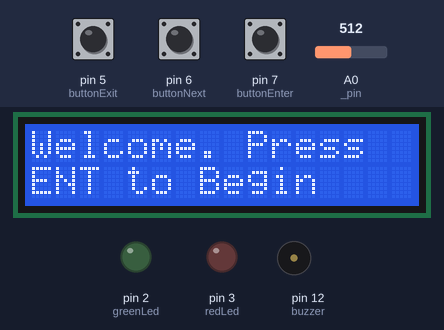
Bench run of a sketch on a simulated Arduino Uno, built with avr-gcc and run on an emulated ATmega328P. Parts: 16×2 character LCD, output pins drawn as LEDs (lit = HIGH), buzzer (waves = sounding, pin HIGH). The inputs (shaded band) are chosen by the test bench; at power-on: pin 7 (buttonEnter) HIGH, pin 5 (buttonExit) HIGH, pin 6 (buttonNext) HIGH, A0 (_pin) = 512. What the sketch prints to the serial monitor is not drawn.

Above: at 1.3 s.
1.4 s: pin 7 (buttonEnter) pulled LOW for 0.15 s
At 2.1 s:
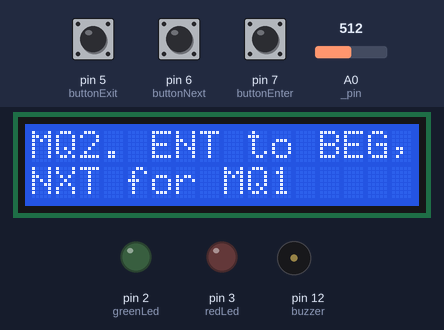
3.0 s: pin 7 (buttonEnter) pulled LOW for 1 s
At 4.5 s:
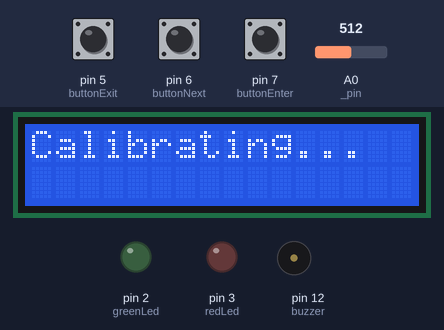
At 20.7 s:
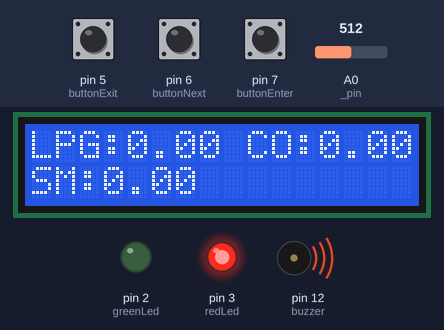
Timing chart, 0 to 21.0 s (numbered marks = the images above; inputs shaded):
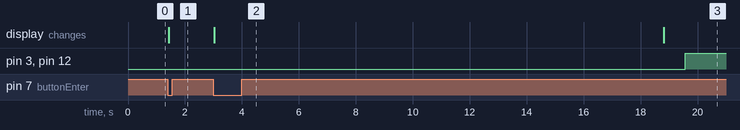

Measured:
- after the input at 1.4 s, the display: changes at once (image 1)
- after the input at 3.0 s, pin 3 (redLed), pin 12 (buzzer): LOW → HIGH after 16.6 s; the display: changes at once (image 2)

The sketch:

GasDetect_Arduino.ino
```cpp
#include <LiquidCrystal_I2C.h>

// initialize lcd screen with 0x27 starting address, number of columns, and number of rows
LiquidCrystal_I2C lcd(0x27, 16, 2);

int RL_VALUE = 5;     //define the load resistance on the board, in kilo ohms
int RO_CLEAN_AIR_FACTOR = 9.83;
int CALIBRATION_SAMPLE_TIMES = 30;
int CALIBRATION_SAMPLE_INTERVAL = 500;
int READ_SAMPLE_INTERVAL = 50;
int READ_SAMPLE_TIMES = 5;

// initiate gas data curves (x, y, and slope) based off of datasheet chart
float LPGCurve[3]  =  {2.3, 0.21, -0.47};
float COCurve[3]  =  {2.3, 0.72, -0.34};
float SmokeCurve[3] = {2.3, 0.53, -0.44};
float Ro = 10;

// initialize gas values in values array
int GAS_LPG = 0;
int GAS_CO = 1;
int GAS_SMOKE = 2;

// initialize values for lpg, co, and smoke
float lpg = 0;
float co = 0;
float smoke = 0;

// initialize methods for reading values
float MQ2Read();
float MQGetGasPercentage(float rs_ro_ratio, int gas_id);
int MQGetPercentage(float rs_ro_ratio, float *pcurve);
float MQCalibration(int);
float MQResistanceCalculation(int raw_adc);

// last reading time
int lastReadTime = 0;

// assign LEDs and buzzer to pins on the UNO
int greenLed = 2;
int redLed = 3;
int buzzer = 12;

// assign buttons to pins on the UNO and set button states
int buttonExit = 5;
int buttonNext = 6;
int buttonEnter = 7;
int buttonStateExit = 0;
int buttonStateNext = 0;
int buttonStateEnter = 0;

// assign analog pin for sensor
int analogInput = A0;
int _pin = analogInput;

//float lpg, co, smoke;
float lpg_ppm, co_ppm, smoke_ppm;

// establish lpg/co/smoke threshold for testing
float lpgThresh = 2000;
float coThresh = 100;
float smokeThresh = 200;

// initialize serial comms and pins
void setup() {
  Serial.begin(9600);
  pinMode(redLed, OUTPUT);
  pinMode(greenLed, OUTPUT);
  pinMode(buzzer, OUTPUT);
  pinMode(buttonExit, INPUT_PULLUP);
  pinMode(buttonNext, INPUT_PULLUP);
  pinMode(buttonEnter, INPUT_PULLUP);

  initDisplay();
}

void initDisplay()
{
  // set up the LCD display and display welcome message
  lcd.init(); // initialize the LCD
  lcd.backlight(); // turn on the backlight
  lcd.clear(); // clear the LCD
  lcd.setCursor(0, 0);
  lcd.print("Welcome. Press");
  lcd.setCursor(0, 1);
  lcd.print("ENT to Begin");

  // display welcome message for testing
  Serial.println("Select Gas Module to run using the button and LCD screen");
  Serial.print("Button Layout:");
  Serial.println(" Exit | Next Item | Enter");
}

// run loop to run program
void loop() {
  // read button values
  readButtons();

  // if enter button is pressed, then continue to base menu (MQ2)
  if (buttonStateEnter == LOW)
  {
    lcd.clear();

    // display menu
    display_MQ2Menu();
  }
}

void display_MQ2Menu()
{
  // display MQ2 base menu
  // press enter to begin reading MQ2 sensor
  // press next to select MQ1 sensor
  lcd.clear();
  lcd.setCursor(0, 0);
  lcd.print("MQ2. ENT to BEG,");
  lcd.setCursor(0, 1);
  lcd.print("NXT for MQ1");

  // wait for user response
  delay(1000);

  // check for user response (next or enter)
  while (buttonStateEnter == HIGH || buttonStateNext == HIGH)
  {
    // read button values
    readButtons();

    //if enter then begin reading MQ2
    if (buttonStateEnter == LOW)
    {
      lcd.clear();
      lcd.print("Running MQ2");
      MQ2_Sensor();
    }
    // if next then show MQ1 menu
    else if (buttonStateNext == LOW)
    {
      display_MQ1Menu();
    }
  }
}

// function that displays the MQ1 menu
void display_MQ1Menu()
{
  // display MQ2 base menu
  // press enter to begin reading MQ1 sensor
  // press next to select MQ2 sensor
  lcd.clear();
  lcd.setCursor(0, 0);
  lcd.print("MQ1. ENT to BEG,");
  lcd.setCursor(0, 1);
  lcd.print("NXT for MQ2");

  // wait for user response
  delay(1000);

  // check for user response (next or enter)
  while (buttonStateEnter == HIGH || buttonStateNext == HIGH)
  {
    // read button values
    readButtons();

    // if enter then begin reading MQ1
    if (buttonStateEnter == LOW)
    {
      lcd.clear();
      lcd.print("Running MQ1");
      delay(2000);
      MQ1_Sensor();
    }
    // if next then show MQ2 menu
    else if (buttonStateNext == LOW)
    {
      display_MQ2Menu();
    }
  }
}

// function that reads the MQ1 sensor
void MQ1_Sensor()
{
  lcd.clear();
  while (buttonStateExit == HIGH)
  {
    readButtons();
    if (buttonStateExit == LOW)
    {
      lcd.clear();
      lcd.print("Exiting...");
      stopReading();
      Serial.print("Exit was pressed\n\n");
      delay(2000);
      display_MQ1Menu();
    }
    // continue to read the values until user wants to exit with the exit button
    else
    {
      lcd.clear();
      lcd.print("MQ1 coming soon");
      delay(1000);
    }
  }
}

// function that reads the MQ2 sensor
void MQ2_Sensor() {

  // begin calibration of the sensor to grab clean air values
  begin_MQ2calibration();

  // keep running the loop until the exit button is pressed and held
  while (buttonStateExit == HIGH)
  {
    // read button values
    readButtons();

    // if exit button is pressed and held, stop reading the sensor and exit to the main MQ2 menu
    if (buttonStateExit == LOW)
    {
      lcd.clear();
      lcd.print("Exiting...");
      stopReading();
      Serial.print("Exit was pressed\n\n");
      delay(2000);
      display_MQ2Menu();
    }
    // continue to read the values until user wants to exit with the exit button
    else
    {
      // print the values through serial monitor and to the lcd screen
      // if you do not want to print the values, then set it to false
      float* values = read(true);

      // read individual values on the sensor
      lpg = readLPG();
      co = readCO();
      smoke = readSmoke();

      // if any of the values are over the given threshold, then audible and visible alarm will be triggered via buzzer and red LED
      if ((lpg > lpgThresh) || (co > coThresh) || (smoke > smokeThresh))
      {
        // smoke detected, red LED lit, green LED dark, buzzer on
        digitalWrite(redLed, HIGH);
        digitalWrite(greenLed, LOW);
        digitalWrite(buzzer, HIGH);
      }
      // gas not detected, green LED lit, red LED dark, buzzer off
      else
      {
        digitalWrite(redLed, LOW);
        digitalWrite(greenLed, HIGH);
        digitalWrite(buzzer, LOW);
      }
      Serial.println("");

      // delay .1 seconds before next reading
      delay(100);
    }
  }
}

// function to read button values (exit, next, enter)
void readButtons()
{
  buttonStateExit = digitalRead(buttonExit);
  buttonStateNext = digitalRead(buttonNext);
  buttonStateEnter = digitalRead(buttonEnter);
}

// function to shut off visual and audible alarms
void stopReading()
{
  digitalWrite(redLed, LOW);
  digitalWrite(greenLed, LOW);
  digitalWrite(buzzer, LOW);
}

/*######################################################################*/
/*
   1. initialize MQ2 device and get RO (sensor resistance in fresh air) value in kohms, RS (resistance in displayed gases at various concentrations)
   2. RS is the resistance of the sensor that changes depending on the concentration of gas, and R0 is the resistance of the sensor at a known concentration without the presence of other gases, or in fresh air.
   3. We can derive a formula to find RS using Ohm's Law: V = I x R
*/

void begin_MQ2calibration() {
  lcd.clear();
  lcd.setCursor(0, 0);
  lcd.print("Calibrating... ");

  Ro = MQ2Calibration();
  Serial.print("Ro: ");
  Serial.print(Ro);
  Serial.println(" kohm");
}

float MQ2Calibration() {
  float val = 0;

  for (int i = 0; i < CALIBRATION_SAMPLE_TIMES; i++) {      //take multiple samples
    val += MQResistanceCalculation(analogRead(_pin));
    delay(CALIBRATION_SAMPLE_INTERVAL);
  }
  val = val / CALIBRATION_SAMPLE_TIMES;                 //calculate the average value

  val = val / RO_CLEAN_AIR_FACTOR;                      //divided by RO_CLEAN_AIR_FACTOR yields the Ro
  //according to the chart in the datasheet
  return val;
}

// read analog values of the gas module
float* read(bool print) {

  lpg = MQGetGasPercentage(MQ2Read() / Ro, GAS_LPG);
  co = MQGetGasPercentage(MQ2Read() / Ro, GAS_CO);
  smoke = MQGetGasPercentage(MQ2Read() / Ro, GAS_SMOKE);

  // if boolean is true, print the values over serial monitor
  if (print) {
    lcd.clear();
    Serial.print("LPG:");
    Serial.print(lpg);
    Serial.print( "ppm" );
    Serial.print("    ");
    Serial.print("CO:");
    Serial.print(co);
    Serial.print( "ppm" );
    Serial.print("    ");
    Serial.print("SMOKE:");
    Serial.print(smoke);
    Serial.print( "ppm" );
    Serial.print("\n");
    lcd.setCursor(0, 0);
    lcd.print("LPG:");
    lcd.print(lpg);
    lcd.print(" CO:");
    lcd.print(co);
    lcd.setCursor(0, 1);
    lcd.print("SM:");
    lcd.print(smoke);
  }
  lastReadTime = millis();

  // return values of all gases
  static float values[3] = {lpg, co, smoke};

  return values;
}

float MQ2Read() {
  int i;
  float rs = 0;
  int val = analogRead(_pin);

  for (i = 0; i < READ_SAMPLE_TIMES; i++) {
    rs += MQResistanceCalculation(val);
    delay(READ_SAMPLE_INTERVAL);
  }

  rs = rs / READ_SAMPLE_TIMES;
  return rs;
}

float readLPG() {
  if (millis() < (lastReadTime + 10000) && lpg != 0) {
    return lpg;
  } else {
    return lpg = MQGetGasPercentage(MQ2Read() / 10, GAS_LPG);
  }
}

float readCO() {
  if (millis() < (lastReadTime + 10000) && co != 0) {
    return co;
  } else {
    return co = MQGetGasPercentage(MQ2Read() / 10, GAS_CO);
  }
}

float readSmoke() {
  if (millis() < (lastReadTime + 10000) && smoke != 0) {
    return smoke;
  } else {
    return smoke = MQGetGasPercentage(MQ2Read() / 10, GAS_SMOKE);
  }
}

float MQResistanceCalculation(int raw_adc) {
  return (((float)RL_VALUE * (1023 - raw_adc) / raw_adc));
}

float MQGetGasPercentage(float rs_ro_ratio, int gas_id) {
  if ( gas_id == GAS_LPG ) {
    return MQGetPercentage(rs_ro_ratio, LPGCurve);
  } else if ( gas_id == GAS_CO ) {
    return MQGetPercentage(rs_ro_ratio, COCurve);
  } else if ( gas_id == GAS_SMOKE ) {
    return MQGetPercentage(rs_ro_ratio, SmokeCurve);
  }
  return 0;
}

int MQGetPercentage(float rs_ro_ratio, float * pcurve) {
  return (pow(10, (((log(rs_ro_ratio) - pcurve[1]) / pcurve[2]) + pcurve[0])));
}
```
